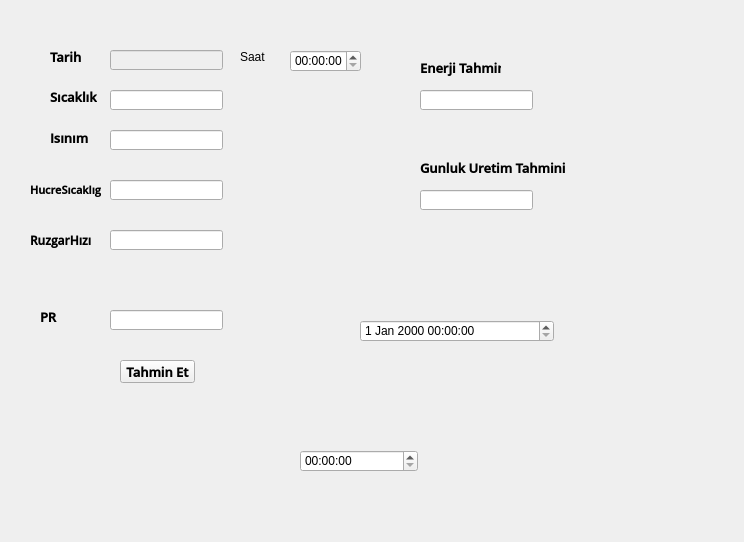
<?xml version="1.0" encoding="UTF-8"?>
<ui version="4.0">
 <class>Form</class>
 <widget class="QWidget" name="Form">
  <property name="geometry">
   <rect>
    <x>0</x>
    <y>0</y>
    <width>744</width>
    <height>542</height>
   </rect>
  </property>
  <property name="windowTitle">
   <string>Form</string>
  </property>
  <widget class="QLineEdit" name="line_ruzgar">
   <property name="geometry">
    <rect>
     <x>110</x>
     <y>230</y>
     <width>113</width>
     <height>20</height>
    </rect>
   </property>
  </widget>
  <widget class="QLabel" name="lbl_pr">
   <property name="geometry">
    <rect>
     <x>40</x>
     <y>310</y>
     <width>47</width>
     <height>13</height>
    </rect>
   </property>
   <property name="font">
    <font>
     <family>Open Sans Semibold</family>
     <pointsize>10</pointsize>
     <weight>75</weight>
     <bold>true</bold>
    </font>
   </property>
   <property name="text">
    <string>PR</string>
   </property>
  </widget>
  <widget class="QLineEdit" name="line_gunluk">
   <property name="geometry">
    <rect>
     <x>420</x>
     <y>190</y>
     <width>113</width>
     <height>20</height>
    </rect>
   </property>
  </widget>
  <widget class="QLineEdit" name="line_hucre">
   <property name="geometry">
    <rect>
     <x>110</x>
     <y>180</y>
     <width>113</width>
     <height>20</height>
    </rect>
   </property>
  </widget>
  <widget class="QPushButton" name="but_tahmin">
   <property name="geometry">
    <rect>
     <x>120</x>
     <y>360</y>
     <width>75</width>
     <height>23</height>
    </rect>
   </property>
   <property name="font">
    <font>
     <family>Open Sans Semibold</family>
     <pointsize>10</pointsize>
     <weight>75</weight>
     <bold>true</bold>
    </font>
   </property>
   <property name="text">
    <string>Tahmin Et</string>
   </property>
  </widget>
  <widget class="QLineEdit" name="line_pr">
   <property name="geometry">
    <rect>
     <x>110</x>
     <y>310</y>
     <width>113</width>
     <height>20</height>
    </rect>
   </property>
  </widget>
  <widget class="QLabel" name="lbl_enerji">
   <property name="geometry">
    <rect>
     <x>420</x>
     <y>60</y>
     <width>81</width>
     <height>16</height>
    </rect>
   </property>
   <property name="font">
    <font>
     <family>Open Sans Semibold</family>
     <pointsize>10</pointsize>
     <weight>75</weight>
     <bold>true</bold>
    </font>
   </property>
   <property name="text">
    <string>Enerji Tahmini</string>
   </property>
  </widget>
  <widget class="QLineEdit" name="line_tarih">
   <property name="enabled">
    <bool>false</bool>
   </property>
   <property name="geometry">
    <rect>
     <x>110</x>
     <y>50</y>
     <width>113</width>
     <height>20</height>
    </rect>
   </property>
   <property name="readOnly">
    <bool>false</bool>
   </property>
  </widget>
  <widget class="QLineEdit" name="line_isinim">
   <property name="geometry">
    <rect>
     <x>110</x>
     <y>130</y>
     <width>113</width>
     <height>20</height>
    </rect>
   </property>
  </widget>
  <widget class="QLabel" name="lbl_hucrescaklg">
   <property name="geometry">
    <rect>
     <x>30</x>
     <y>180</y>
     <width>71</width>
     <height>20</height>
    </rect>
   </property>
   <property name="font">
    <font>
     <family>Open Sans Semibold</family>
     <pointsize>8</pointsize>
     <weight>75</weight>
     <bold>true</bold>
    </font>
   </property>
   <property name="text">
    <string>HucreSıcaklıgı</string>
   </property>
  </widget>
  <widget class="QLabel" name="lbl_tarih">
   <property name="geometry">
    <rect>
     <x>50</x>
     <y>50</y>
     <width>47</width>
     <height>13</height>
    </rect>
   </property>
   <property name="font">
    <font>
     <family>Open Sans Semibold</family>
     <pointsize>10</pointsize>
     <weight>75</weight>
     <bold>true</bold>
    </font>
   </property>
   <property name="text">
    <string>Tarih</string>
   </property>
  </widget>
  <widget class="QLineEdit" name="line_sicaklik">
   <property name="geometry">
    <rect>
     <x>110</x>
     <y>90</y>
     <width>113</width>
     <height>20</height>
    </rect>
   </property>
  </widget>
  <widget class="QLabel" name="lbl_gunluktah">
   <property name="geometry">
    <rect>
     <x>420</x>
     <y>160</y>
     <width>151</width>
     <height>16</height>
    </rect>
   </property>
   <property name="font">
    <font>
     <family>Open Sans Semibold</family>
     <pointsize>10</pointsize>
     <weight>75</weight>
     <bold>true</bold>
    </font>
   </property>
   <property name="text">
    <string>Gunluk Uretim Tahmini</string>
   </property>
  </widget>
  <widget class="QLabel" name="lbl_ruzgar">
   <property name="geometry">
    <rect>
     <x>30</x>
     <y>230</y>
     <width>71</width>
     <height>20</height>
    </rect>
   </property>
   <property name="font">
    <font>
     <family>Open Sans Semibold</family>
     <pointsize>9</pointsize>
     <weight>75</weight>
     <bold>true</bold>
    </font>
   </property>
   <property name="text">
    <string>RuzgarHızı</string>
   </property>
  </widget>
  <widget class="QLineEdit" name="line_enerji">
   <property name="geometry">
    <rect>
     <x>420</x>
     <y>90</y>
     <width>113</width>
     <height>20</height>
    </rect>
   </property>
  </widget>
  <widget class="QLabel" name="lbl_sacaklk">
   <property name="geometry">
    <rect>
     <x>50</x>
     <y>130</y>
     <width>41</width>
     <height>16</height>
    </rect>
   </property>
   <property name="font">
    <font>
     <family>Open Sans Semibold</family>
     <pointsize>10</pointsize>
     <weight>75</weight>
     <bold>true</bold>
    </font>
   </property>
   <property name="text">
    <string>Isınım</string>
   </property>
  </widget>
  <widget class="QLabel" name="lbl_snm">
   <property name="geometry">
    <rect>
     <x>50</x>
     <y>90</y>
     <width>47</width>
     <height>13</height>
    </rect>
   </property>
   <property name="font">
    <font>
     <family>Open Sans Semibold</family>
     <pointsize>10</pointsize>
     <weight>75</weight>
     <bold>true</bold>
    </font>
   </property>
   <property name="text">
    <string>Sıcaklık</string>
   </property>
  </widget>
  <widget class="QDateTimeEdit" name="dateTimeEdit">
   <property name="geometry">
    <rect>
     <x>360</x>
     <y>320</y>
     <width>194</width>
     <height>22</height>
    </rect>
   </property>
  </widget>
  <widget class="QTimeEdit" name="timeEdit">
   <property name="geometry">
    <rect>
     <x>300</x>
     <y>450</y>
     <width>118</width>
     <height>22</height>
    </rect>
   </property>
  </widget>
  <widget class="QLabel" name="label">
   <property name="geometry">
    <rect>
     <x>240</x>
     <y>50</y>
     <width>47</width>
     <height>13</height>
    </rect>
   </property>
   <property name="text">
    <string>Saat</string>
   </property>
  </widget>
  <widget class="QTimeEdit" name="timeEdit_2">
   <property name="geometry">
    <rect>
     <x>290</x>
     <y>50</y>
     <width>71</width>
     <height>22</height>
    </rect>
   </property>
   <property name="displayFormat">
    <string>HH:mm:ss</string>
   </property>
  </widget>
 </widget>
 <resources/>
 <connections/>
</ui>
